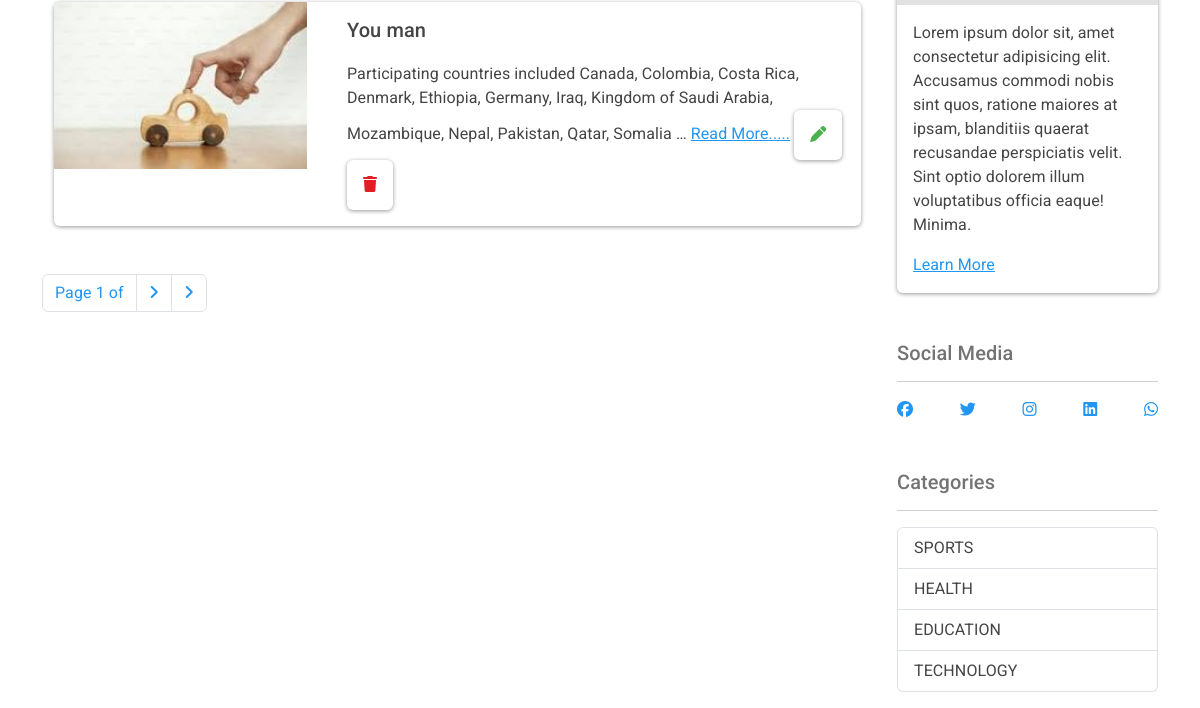
Before: / (lower part) with the older database file.
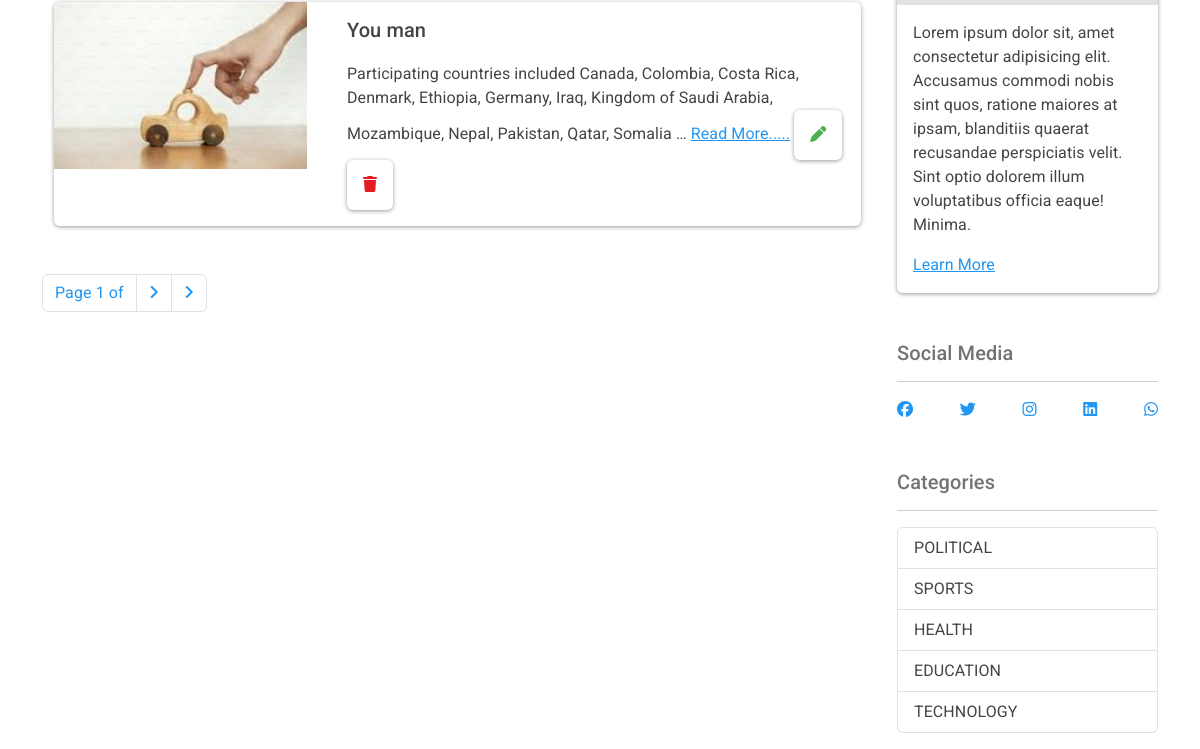
After: the same page with the newer database file.
### blog/models.py (models this page shows, shortened)
class Post(models.Model):
        title = models.CharField(max_length=100)
        slug = models.SlugField(max_length=200)
        Category = models.ForeignKey("Category", on_delete=models.CASCADE)
        image = models.ImageField(upload_to='static/image')
        content = models.TextField()
        puplished = models.BooleanField(default=False)
        tags = models.CharField(max_length=20)

class Category(models.Model):
    name = models.CharField(max_length=50, unique=True)
    created = models.DateTimeField(auto_now_add=True)
    created_by = models.IntegerField()
    class Meta:
        verbose_name_plural = "Categories"

### blog/views.py (the view)
# urls.py: path('', HomeView, name="home"),
def HomeView(request):
    featurePosts = Post.objects.order_by('-id')[:3]
    post_lists = Post.objects.order_by('-id')
    categories = Category.objects.order_by('-id')
    paginator = Paginator (post_lists, 2)
    page = request.GET.get('page')
    posts = paginator.get_page(page)
    context = {
        'featurePosts': featurePosts,
        'posts': posts,
        'categories': categories
    }
    return render(request, 'blog/home.html', context)

### blog/templates/blog/home.html (shortened to what this page needs)
{% extends 'base.html' %} {% block content %}
<div class="container">
    <div class="row">
        <div class="col-lg-9 col-12 mt-5">
            {% include './latestPost.html' with post_lists=post_lists %}
        </div>
        <div class="col lg-12 col-3 mt-5">{% include './sidebar.html' with categories=categories %}
        </div>
    </div>
</div>
{% endblock content %}

### blog/templates/blog/latestPost.html (shortened to what this page needs)
<div class="container
">
    {% for post in posts%}
    <div class="card mb-3">
        <div class="row gy-0">
            <div class="col-md-4">
                <img src="{{post.image}}" class="card-img" />
            </div>
            <div class="col-md-8">
                <div class="card-body">
                    <h5 class="card-title">
                        <p class="card-link-title">{{post.title}}
                    </h5>
                    <p class="card-text">{{post.content | truncatewords:20}}
                        <a href="">Read More.....</a>
                        <a href="" class="btn btn-outline-success">
                            <i class="fa fa-pen"></i>
                        </a>
                        <a href="" class="btn btn-outline-danger">
                            <i class="fa fa-trash"></i>
                        </a>
                    </p>
                </div>
            </div>
        </div>
    </div>
          {% endfor %}
</div>
{% include './paginator.html' with obj_pagination=posts %}

### blog/templates/blog/sidebar.html (shortened to what this page needs)
<div>
    <br />
    <div class="card">
        <img
            alt="" class="card-img-top">
        <div class="card-body">
            <p class="card-text">
                Lorem ipsum dolor sit, amet consectetur adipisicing elit. Accusamus commodi nobis sint quos,
                ratione maiores at ipsam, blanditiis quaerat recusandae perspiciatis velit. Sint optio dolorem
                illum voluptatibus officia eaque! Minima.
            </p>
            <a href="" class="btn-btn-secondary-rounded-lg">Learn More</a>
        </div>
    </div>
    <div class="mt-5">
        <h5 class="text-muted">Social Media</h5> <hr />
        <p>
        <div class="btn-group">
            <a href=""> <i class="fab fa-facebook"></i></a>
            <a href=""> <i class="fab fa-twitter"></i></a>
            <a href=""> <i class="fab fa-instagram"></i></a>
            <a href=""> <i class="fab fa-linkedin"></i></a>
            <a href=""> <i class="fab fa-whatsapp"></i></a>
        </div>
        </p>
    </div>
    <div class="mt-5">
        <h5 class="text-muted">Categories</h5>
        <hr />
        <p>
            <ul class="list-group">
                {% for category in categories  %}
                <li class="list-group-item d-flex justify-content-between align-items-center">
                {{category.name |upper}}
            </li>
                {% endfor %}
            </ul>
        </p>
    </div>
</div>

Changed rows visible on the page:
added Category: name "POLITICAL"
